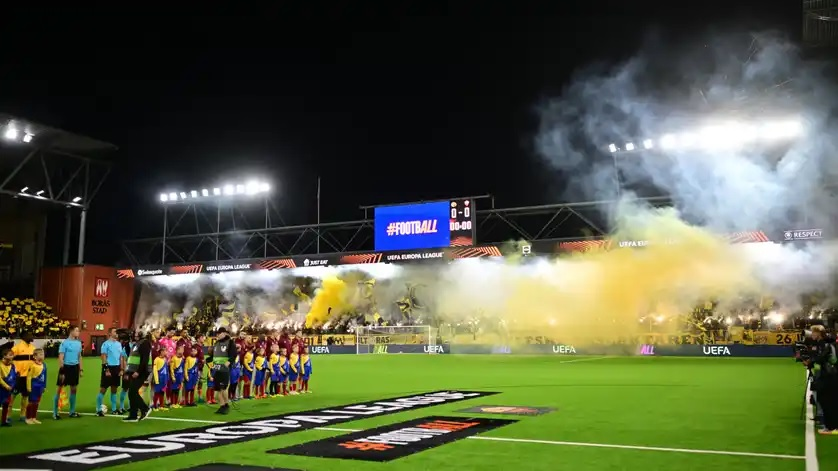
#> input picture test.jpg, 838 x 471 px
$ python app.py
#> lines starting #> are read from the running program, lines starting #| are printed output that depends on the picture
import cv2
import numpy as np
import tkinter as tk
from tkinter import filedialog

# dummy function that does nothing
def dummy(value):
    pass

# Create a Tkinter window for loading and saving images in the filesystem
root = tk.Tk()
root.withdraw()  # Hide the window

def load_image():
    file_path = filedialog.askopenfilename(title="select and image", filetypes=[("Image files", ".jpg .jpeg .png .bmp .webp")])
#> the answer given: test.jpg
    if file_path:
        image = cv2.imread(file_path)
#> image is the input picture: shape (471, 838, 3); mean B, G, R 65, 90.2, 84.8
        return image

def save_image(image):
    file_path = filedialog.asksaveasfilename(title="Save an image", defaultextension=".jpg", confirmoverwrite=True,
                                             filetypes=[("JPG", ".jpg"),
                                                        ("JPEG", ".jpeg"),
                                                        ("PNG", ".png"),
                                                        ("Bitmap", ".bmp"),
                                                        ("WEBP", ".webp")])
    if file_path:
        cv2.imwrite(file_path, image)

def resize_window():
    global height, width, _
    if color_original is not None:
        height, width, _ = color_original.shape
        cv2.resizeWindow(application_name, width - 25, height)  # Add some extra space for the sliders

# define convolution kernels
identity_kernel = np.array([[0,0,0],
                            [0,1,0],
                            [0,0,0]])

sharpen_kernel = np.array([[0,-1,0],
                           [-1,5,-1],
                           [0,-1,0]])

gaussian_kernel1 = cv2.getGaussianKernel(3,0)
gaussian_kernel2 = cv2.getGaussianKernel(7,0)

box_kernel = np.array([[1,1,1],
                       [1,1,1],
                       [1,1,1]], np.float32) /9.0

emboss_kernel = np.array([[-2, -1, 0],
                          [-1, 1, 1],
                          [0, 1, 2]])

edge_detection_kernel = np.array([[-1, -1, -1],
                                  [-1, 8, -1],
                                  [-1, -1, -1]])

sobel_kernel_x = np.array([[-1, 0, 1],
                           [-2, 0, 2],
                           [-1, 0, 1]])

sobel_kernel_y = np.array([[-1, -2, -1],
                           [0, 0, 0],
                           [1, 2, 1]])

laplacian_kernel = np.array([[0, 1, 0],
                             [1, -4, 1],
                             [0, 1, 0]])

painting_kernel = np.array([[-1, -1, -1],
                           [-1, 9, -1],
                           [-1, -1, -1]])

sketch_kernel = np.array([[-2, -1, 0],
                          [-1, 1, 1],
                          [0, 1, 2]])

# Define kernels to be used for the grayscale styles:
sepia_kernel = np.array([[0.1655, 0.317, 0.191],
                        [0.139, 0.443, 0.4245],
                        [0.5965, 0.4945, 0.1895]])

bluetone_kernel = np.array([[0.433, 0.55, 0.189],
                         [0.389, 0.51, 0.168],
                         [0.322, 0.41, 0.141]])

greentone_kernel = np.array([[0.393, 0.199, 0.3],
                         [0.4, 0.2, 0.43],
                         [0.3, 0.15, 0.4]])

redtone_kernel = np.array([[0.4, 0.2, 0.1],
                           [0.2, 0.3, 0.2],
                           [0.6, 0.3, 0.2]])


# Convolution kernels array
kernels = [identity_kernel, sharpen_kernel, gaussian_kernel1, gaussian_kernel2, box_kernel,
           emboss_kernel, edge_detection_kernel, sobel_kernel_x, sobel_kernel_y, laplacian_kernel,
           painting_kernel, sketch_kernel]


def create_window():
    global application_name
    application_name = 'Simple Image Processor'
    cv2.namedWindow(application_name, cv2.WINDOW_AUTOSIZE)


# create the UI (window and trackbars)
create_window()


def generate_copies():
    global gray_original, sepia_original, bluetone_original, greentone_original, redtone_original
    gray_original = cv2.cvtColor(color_original, cv2.COLOR_BGR2GRAY)
    sepia_original = cv2.transform(cv2.cvtColor(gray_original, cv2.COLOR_GRAY2BGR), sepia_kernel)
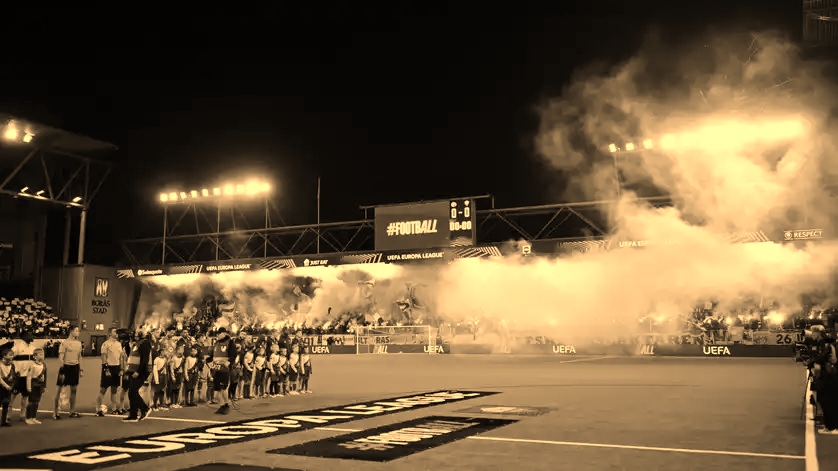
#> sepia_original: shape (471, 838, 3); mean of channels 0, 1, 2 57.7, 86.2, 106.1; drawn as B, G, R
    bluetone_original = cv2.transform(cv2.cvtColor(gray_original, cv2.COLOR_GRAY2BGR), bluetone_kernel)
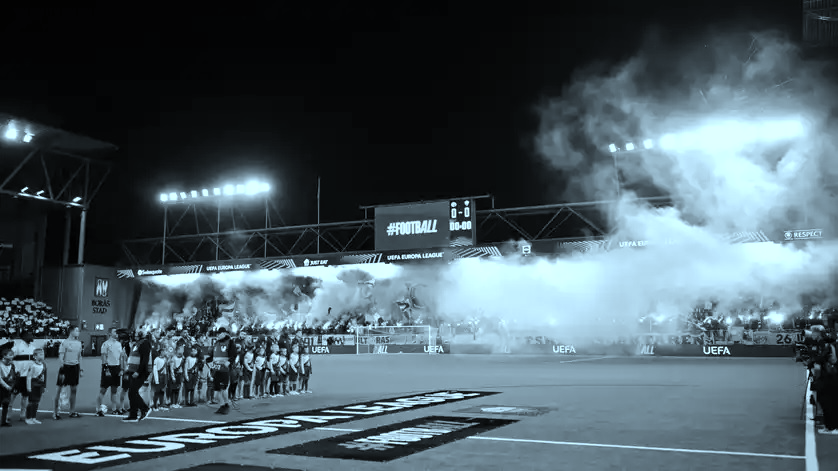
#> bluetone_original: shape (471, 838, 3); mean of channels 0, 1, 2 99.1, 91.1, 74.8; drawn as B, G, R
    greentone_original = cv2.transform(cv2.cvtColor(gray_original, cv2.COLOR_GRAY2BGR), greentone_kernel)
    redtone_original = cv2.transform(cv2.cvtColor(gray_original, cv2.COLOR_GRAY2BGR), redtone_kernel)

# Read in an image, make copies for the grayscale effects
color_original = load_image()
generate_copies()

# Resize the window depending on image format and size
resize_window()

# Add sliders to the window
def create_sliders():
    cv2.createTrackbar('grayscale', application_name, 0, 5, dummy)
#> slider 'grayscale' is set to 1
    cv2.createTrackbar('filter', application_name, 0, len(kernels) - 1, dummy)
#> slider 'filter' is set to 3
    cv2.createTrackbar('brightness', application_name, 50, 100, dummy)
    cv2.createTrackbar('contrast', application_name, 50, 100, dummy)

create_sliders()

# Main UI loop
while True:
    # Read trackbar values
    grayscale = cv2.getTrackbarPos('grayscale', application_name)
    kernel_idx = cv2.getTrackbarPos('filter', application_name)
    brightness = cv2.getTrackbarPos('brightness', application_name)
    contrast = cv2.getTrackbarPos('contrast', application_name) * 0.02

    # Filters
    color_modified = cv2.filter2D(color_original, -1, kernels[kernel_idx])
    gray_modified = cv2.filter2D(gray_original, -1, kernels[kernel_idx])
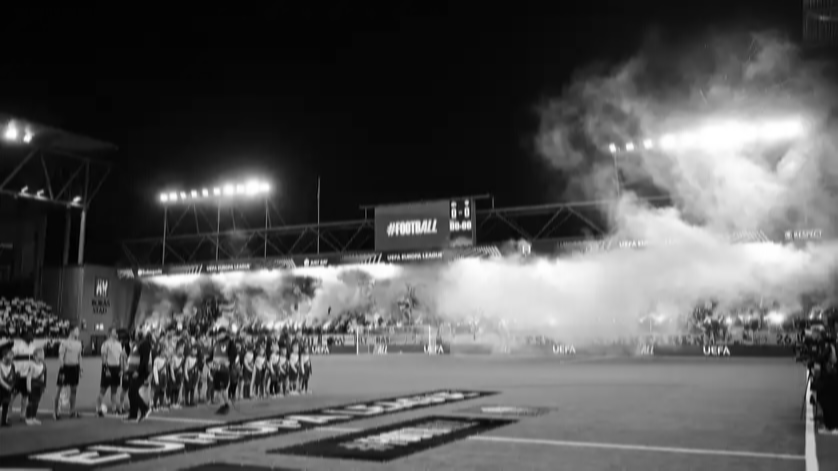
#> gray_modified: shape (471, 838); min 1, max 255, mean 85.7
    sepia_modified = cv2.filter2D(sepia_original, -1, kernels[kernel_idx])
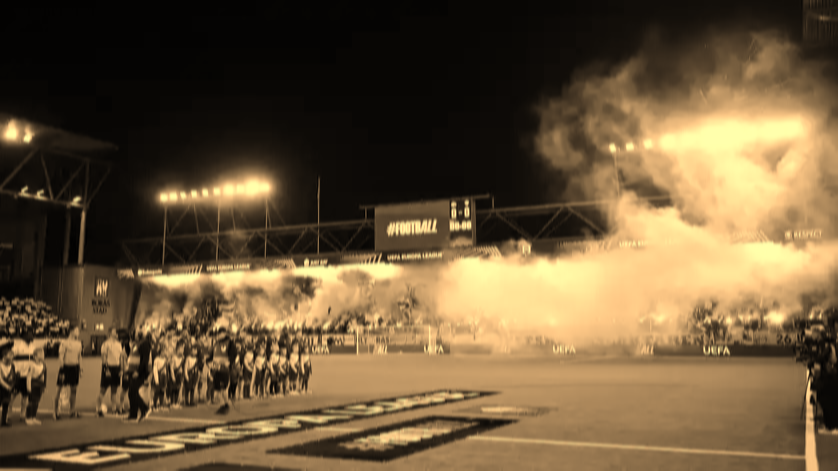
#> sepia_modified: shape (471, 838, 3); mean of channels 0, 1, 2 57.7, 86.2, 106.1; drawn as B, G, R
    bluetone_modified = cv2.filter2D(bluetone_original, -1, kernels[kernel_idx])
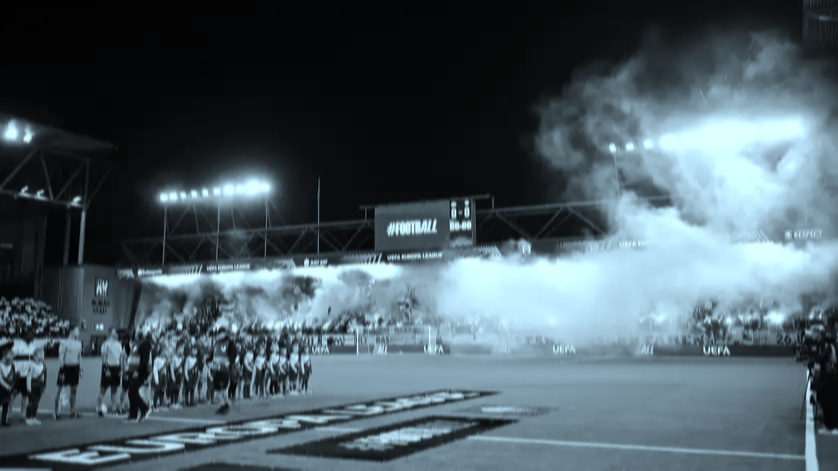
#> bluetone_modified: shape (471, 838, 3); mean of channels 0, 1, 2 99.1, 91.1, 74.8; drawn as B, G, R
    greentone_modified = cv2.filter2D(greentone_original, -1, kernels[kernel_idx])
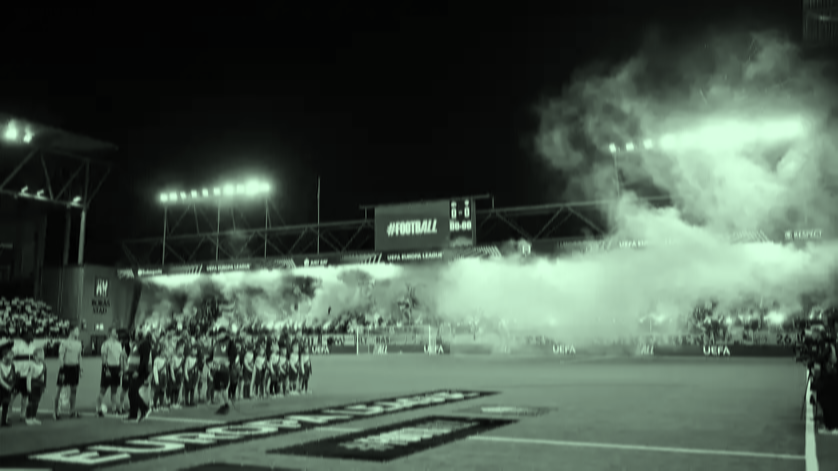
#> greentone_modified: shape (471, 838, 3); mean of channels 0, 1, 2 76.4, 88.1, 72.9; drawn as B, G, R
    redtone_modified = cv2.filter2D(redtone_original, -1, kernels[kernel_idx])
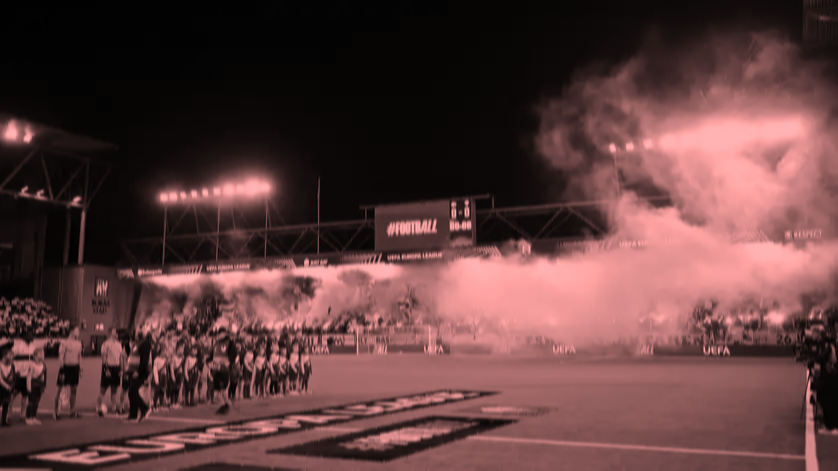
#> redtone_modified: shape (471, 838, 3); mean of channels 0, 1, 2 60, 60, 93.7; drawn as B, G, R

    # Brightness & Contrast
    color_modified = cv2.addWeighted(color_modified, contrast, np.zeros_like(color_original), 0, brightness - 50)
    gray_modified = cv2.addWeighted(gray_modified, contrast, np.zeros_like(gray_original), 0, brightness - 50)
    sepia_modified = cv2.addWeighted(sepia_modified, contrast, np.zeros_like(sepia_original), 0, brightness - 50)
    bluetone_modified = cv2.addWeighted(bluetone_modified, contrast, np.zeros_like(bluetone_original), 0, brightness - 50)
    greentone_modified = cv2.addWeighted(greentone_modified, contrast, np.zeros_like(greentone_original), 0, brightness - 50)
    redtone_modified = cv2.addWeighted(redtone_modified, contrast, np.zeros_like(redtone_original), 0, brightness - 50)

    # TODO: Implement a save function so user can save the image anywhere in the filesystem. Default: My Documents\Pictures
    # Save, Load and Quit commands:
    key = cv2.waitKey(100)  # Wait fo keypress 100 milliseconds
#> (key q is pressed here)
    if key == ord('q'):
        break
    elif key == ord('s'):
        if grayscale == 0:
            save_image(color_modified)
        elif grayscale == 1:
            save_image(gray_modified)
        elif grayscale == 2:
            save_image(sepia_modified)
        elif grayscale == 3:
            save_image(bluetone_modified)
        elif grayscale == 4:
            save_image(greentone_modified)
        elif grayscale == 5:
            save_image(redtone_modified)
    elif key == ord('l'):
        # Load new image
        cv2.destroyWindow(application_name)
        color_original = load_image()
        if color_original is not None:
            # Update the image variables
            generate_copies()
            # Resize the window to fit the new image
            create_window()
            resize_window()
            create_sliders()

    # show the image:
    if grayscale == 0:
        cv2.imshow(application_name, color_modified)
    elif grayscale == 1:
        cv2.imshow(application_name, gray_modified)
    elif grayscale == 2:
        cv2.imshow(application_name, sepia_modified)
    elif grayscale == 3:
        cv2.imshow(application_name, bluetone_modified)
    elif grayscale == 4:
        cv2.imshow(application_name, greentone_modified)
    elif grayscale == 5:
        cv2.imshow(application_name, redtone_modified)


# window cleanup
cv2.destroyWindow(application_name)
